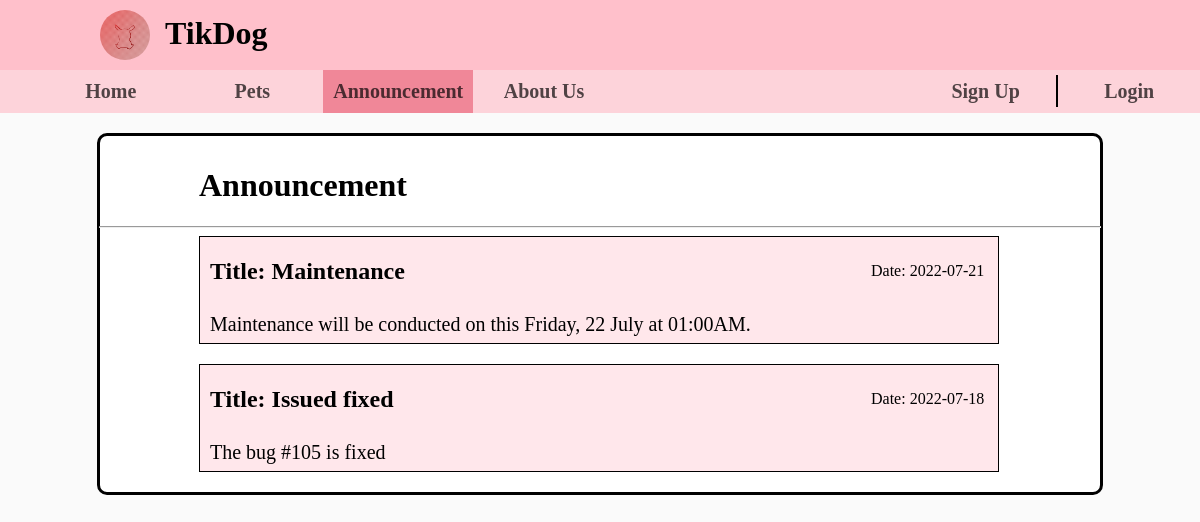
Page /php/announcement.php on the committed database.
### tables this page shows
CREATE TABLE `announcement` (
  `AnnouncementID` int(11) NOT NULL,
  `AnnTitle` varchar(100) NOT NULL,
  `AnnContent` varchar(100) NOT NULL,
  `AnnDate` date NOT NULL
);

### php/announcement.php (the view, shortened to what this page needs)
<?php
    include_once('conn.php');
    $sql = "SELECT * FROM announcement ORDER BY AnnDate DESC";
    $result = mysqli_query($conn, $sql);
?>
<!DOCTYPE html>
<html lang="en">
<head>
    <link rel="stylesheet" href="../css/hpheader.css">
</head>
<body>
    <div class="header">
        <img src="../img/petlogo.png" alt="logo" width="50px" height="50px">
        <h1>TikDog</h1>
    </div>
    <div class="nav">
        <ul>
            <li ><a href="index.php">Home</a></li>
            <li><a href="pets.php">Pets</a></li>
            <li class="active"><a href="announcement.php">Announcement</a></li>
            <li ><a href="AboutUs.php">About Us</a></li>
            <li id="su"><a href="register.php">Sign Up</a></li>
            <span class="nav_vl"></span>
            <li id="lg"><a href="loginpet.php">Login</a></li>
        </ul>
    </div>
    <div class="wrapper">
        <div class="content">
            <h1>Announcement</h1>
            <hr style="width: 1000px;">
            <?php
                if (mysqli_num_rows($result)>0)
                {
                    while($row = mysqli_fetch_assoc($result)){?>
                    <table style="width: 800px; background-color: rgba(255, 192, 203, 0.39);">
                        <tr>
                            <td style="width: 650px;"><?php echo "<h2>Title: " . $row['AnnTitle']."</h2>"; ?></td>
                            <td ><?php echo "Date: ". $row['AnnDate']; ?></td>
                        </tr>
                        <tr>
                            <td style="font-size: 20px;" colspan="2"><?php echo $row['AnnContent']; ?></td>
                        </tr>
                    </table>
                    <?php } ?>
                <?php }?>
        </div>
    </div>
</body>
</html>

### css/hpheader.css (style rules this page uses)
.header { padding: 10px; padding-left: 100px; margin: -8px; background: pink; display:flex }
.header img { border-radius: 50%; }
.header h1 { margin: 5px 15px }
.nav ul { margin: 8px -8px; display: flex; background: rgba(255, 192, 203, 0.668); }
.nav ul li { list-style: none; width: 170px; }
.nav ul li.active { background: rgb(240, 135, 152); }
.nav ul li a { display: block; padding: 10px; text-align: center; color: rgba(0, 0, 0, 0.686); transition: 0.5s; text-decoration: none; font-size: 20px; font-weight: 700; }
#su { margin-left: 300px; }
.nav_vl { margin-top: 5px; height: 30px; border: 1px solid black; }

### php/announcement.php (style rules this page uses)
body { background-color: rgba(0, 0, 0, 0.02); }
.wrapper { width: 1000px; display: grid; justify-content: center; margin: 0 auto; background-color: #fff; height: auto; border: 3px solid black; border-radius: 10px; padding-top: 10px; margin-top: 20px; }
h1 { margin-left: 100px; }
table { margin-left: 100px; margin-bottom: 20px; border: 1px solid black; border-collapse: collapse; }
.content table tr td { padding-left: 10px; padding-bottom: 7px; }

### rows in the picture
announcement: AnnTitle "Maintenance", AnnDate "2022-07-21", AnnContent "Maintenance will be conducted on this Friday, 22 July at 01:00AM."
announcement: AnnTitle "Issued fixed", AnnDate "2022-07-18", AnnContent "The bug #105 is fixed"
